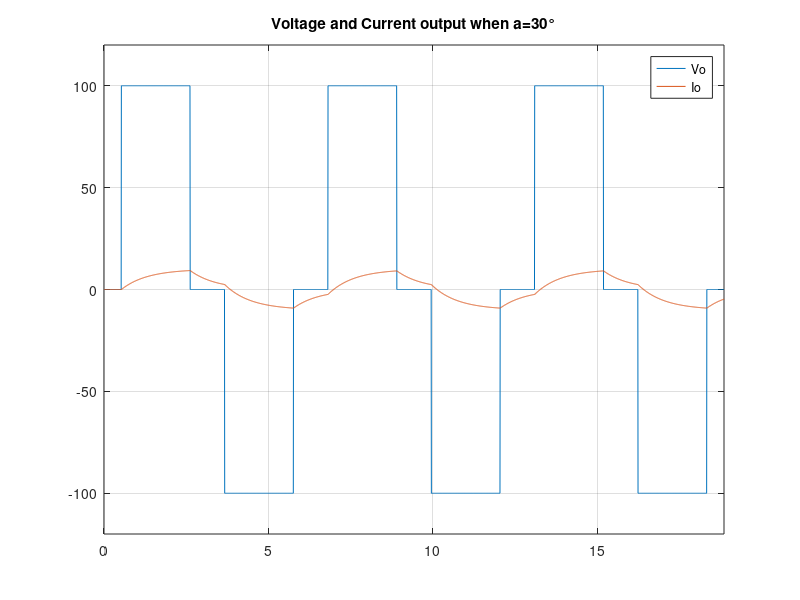
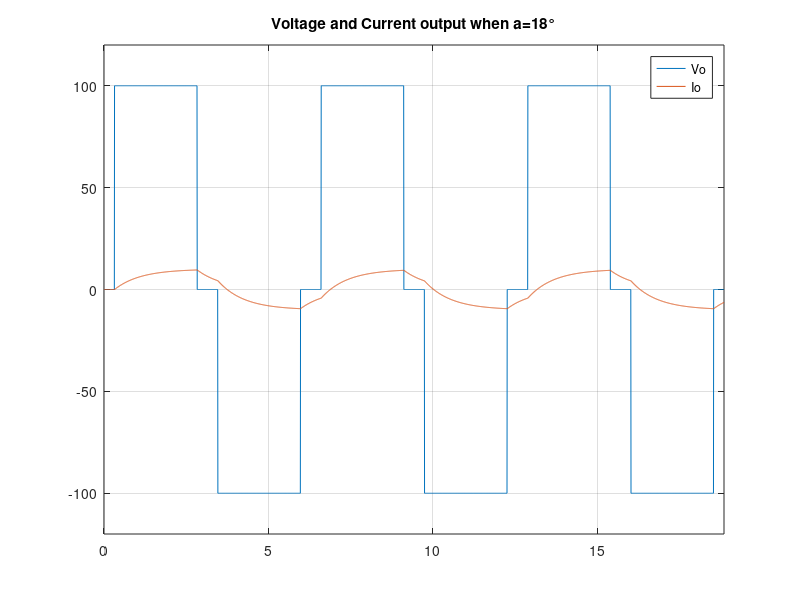
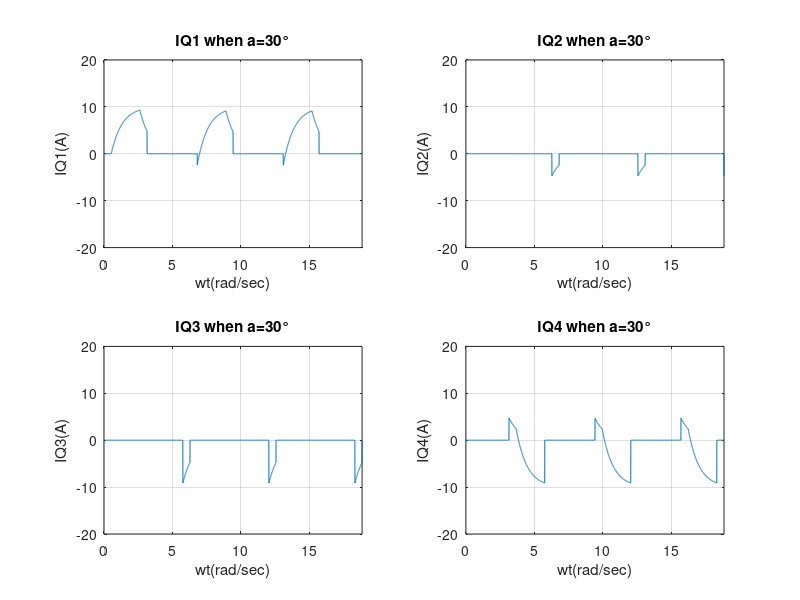
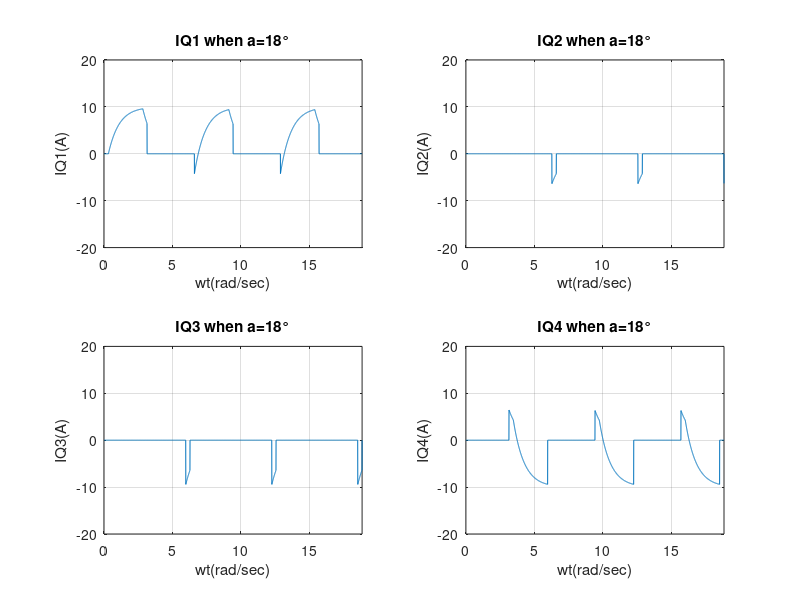

The MATLAB script that drew these images, in order:
clear all;
close all;

%% ---------- 1 -------------
%%1.A%%

Vdc = 100;
R = 10;
L = 0.025;
f = 50;
a1 = 30*pi/180;
a2 = 18*pi/180;
T = 1/f;
w = 2*pi*f;
dt = 2*(10^(-5));

%Initialization of Currents
IQ1 = zeros(1,3001);
IQ2 = zeros(1,3001);
IQ3 = zeros(1,3001);
IQ4 = zeros(1,3001);


%Systems parameters
A_1 = -R/L;
B_1 = 1/L;
C_1 = 1;
D_1 = 0;

%System
sys_1 = ss(A_1,B_1,C_1,D_1);

%Discrete system
sys_1_dis= c2d(sys_1,dt);

k=1;
%Square pulse construction when a=30 degrees
for wt_1 = 0:dt*2*pi*f:6*pi
    wt = mod(wt_1,2*pi);
    if(wt <= a1)
        v1(k) = 0;
    elseif (wt <= pi - a1)
        v1(k) = Vdc;
    elseif (wt <= pi + a1)
        v1(k) = 0;
    elseif (wt <= 2*pi -a1)
        v1(k) =  -Vdc;
    else 
        v(k) = 0;
    end;
    k=k+1;
end;

k=1;
%Square pulse construction when a=18 degrees
for wt_1 = 0:dt*2*pi*f:6*pi
    wt = mod(wt_1,2*pi);
    if(wt <= a2)
        v2(k) = 0;
    elseif (wt <= pi - a2)
        v2(k) = Vdc;
    elseif (wt <= pi + a2)
        v2(k) = 0;
    elseif (wt <= 2*pi -a2)
        v2(k) =  -Vdc;
    else 
        v2(k) = 0;
    end;
    k=k+1;
end;



%Current when a = 30
I_L1(1) = 0;
%Current when a = 18
I_L2(1) = 0;


for k = 1:1:3000
I_L1(k+1) = sys_1_dis.A*I_L1(k) + sys_1_dis.B*v1(k);
I_L2(k+1) = sys_1_dis.A*I_L2(k) + sys_1_dis.B*v2(k);
end;


wt_1 = 0:dt*2*pi*f:6*pi;
figure();
plot(wt_1,v1);
axis([0 6*pi -120 120]);
title('Voltage and Current output when a=30°')
grid on;
hold on; 
plot(wt_1,I_L1);
legend('Vo','Io');
hold off;


wt_1 = 0:dt*2*pi*f:6*pi;
figure();
plot(wt_1,v2);
axis([0 6*pi -120 120]);
title('Voltage and Current output when a=18°')
grid on;
hold on; 
plot(wt_1,I_L2);
legend('Vo','Io');
hold off;

k=1;

%========= For a=30 ===========%

%%Current calculation
for wt_1 = 0:dt*2*pi*f:6*pi
wt = mod(wt_1,2*pi);

if (wt<=a1)
    IQ2(k) = I_L1(k);
elseif (wt<=pi)
    IQ1(k) = I_L1(k);
elseif (wt<=2*pi-a1)
    IQ4(k) = I_L1(k);
else 
    IQ3(k) = I_L1(k);
end;
k = k+1;
end;

figure;

wt_1 = 0:dt*2*pi*f:6*pi;
subplot(2,2,1);
plot(wt_1,IQ1);
axis([0 6*pi -20 20]);
title('IQ1 when a=30°');
xlabel('wt(rad/sec)');
ylabel('IQ1(A)');
grid on;

subplot(2,2,2);
plot(wt_1,IQ2);
axis([0 6*pi -20 20]);
title('IQ2 when a=30°');
xlabel('wt(rad/sec)');
ylabel('IQ2(A)');
grid on;

subplot(2,2,3);
plot(wt_1,IQ3);
axis([0 6*pi -20 20]);
title('IQ3 when a=30°');
xlabel('wt(rad/sec)');
ylabel('IQ3(A)');
grid on;

subplot(2,2,4);
plot(wt_1,IQ4);
axis([0 6*pi -20 20]);
title('IQ4 when a=30°');
xlabel('wt(rad/sec)');
ylabel('IQ4(A)');
grid on;


%========================%
%Initialization of Currents
IQ1 = zeros(1,3001);
IQ2 = zeros(1,3001);
IQ3 = zeros(1,3001);
IQ4 = zeros(1,3001);


%Current when a = 30
I_L1(1) = 0;
%Current when a = 18
I_L2(1) = 0;

k=1;
for k = 1:1:3000
I_L1(k+1) = sys_1_dis.A*I_L1(k) + sys_1_dis.B*v1(k);
I_L2(k+1) = sys_1_dis.A*I_L2(k) + sys_1_dis.B*v2(k);
end;

%=========== For  a=18 ============%

k=1;
%%Current calculation
for wt_1 = 0:dt*2*pi*f:6*pi
wt = mod(wt_1,2*pi);

if (wt<=a2)
    IQ2(k) = I_L2(k);
elseif (wt<=pi)
    IQ1(k) = I_L2(k);
elseif (wt<=2*pi-a2)
    IQ4(k) = I_L2(k);
else
    IQ3(k) = I_L2(k);
end;
k = k+1;
end;

figure;

wt_1 = 0:dt*2*pi*f:6*pi;
subplot(2,2,1);
plot(wt_1,IQ1);
axis([0 6*pi -20 20]);
title('IQ1 when a=18°');
xlabel('wt(rad/sec)');
ylabel('IQ1(A)');
grid on;

subplot(2,2,2);
plot(wt_1,IQ2);
axis([0 6*pi -20 20]);
title('IQ2 when a=18°');
xlabel('wt(rad/sec)');
ylabel('IQ2(A)');
grid on;

subplot(2,2,3);
plot(wt_1,IQ3);
axis([0 6*pi -20 20]);
title('IQ3 when a=18°');
xlabel('wt(rad/sec)');
ylabel('IQ3(A)');
grid on;

subplot(2,2,4);
plot(wt_1,IQ4);
axis([0 6*pi -20 20]);
title('IQ4 when a=18°');
xlabel('wt(rad/sec)');
ylabel('IQ4(A)');
grid on;


%================= 1.B Fourier Transform ==============%



 NFFT = 3000;
 Fs = 50000;
 V1 = fft(v1,NFFT)/3000; 
 I1 = fft(I_L1,NFFT)/3000;
 V2 = fft(v2,NFFT)/3000; 
 I2 = fft(I_L2,NFFT)/3000; 
 f = Fs/2*linspace(0,1,NFFT/2+1);

figure;
stem(f,2*abs(V1(1:NFFT/2+1)))
title('Voltage Harmonics (V1)')
xlabel('Frequency (Hz)')
ylabel('Voltage(V)')

figure;
stem(f,2*abs(V2(1:NFFT/2+1)))
title('Voltage Harmonics (V2)')
xlabel('Frequency (Hz)')
ylabel('Voltage(V)')


%================ Active Power Calculation ===============%

p1=0;
p2=0;

%Instant Active Power
k=0;
for k = 1:1:3001
    P1(k)= v1(k)*I_L1(k);  
    P2(k)= v2(k)*I_L2(k);
end

figure;
plot(wt_1,P1)
title('P1(t)');
xlabel('wt(rad/sec)')
ylabel('instant power (W)')

figure;
plot(wt_1,P2)
title('P2(t)');
xlabel('wt(rad/sec)')
ylabel('instant power (W)')

%Active Power 

for k = 1:1:3001
    p1= P1(k)+ p1;
    p2= P2(k)+ p2;
    
end

p1 = p1/3001
p2 = p2/3001

%===== RMS values calculation for Power Factor Calculation =======%

%Initialization

k=0;
V1_num=0;
V2_num=0;
I1_num=0;
I2_num=0;

for k= 1:1:3000
    V1_num = ((rms(V1(k))^2))+V1_num;
    V2_num = ((rms(V2(k))^2))+V2_num;
    I1_num = ((rms(I1(k))^2))+I1_num;
    I2_num = ((rms(I2(k))^2))+I2_num;
end

V1_rms=sqrt(V1_num);
V2_rms=sqrt(V2_num);
I1_rms=sqrt(I1_num);
I2_rms=sqrt(I2_num);

s1=V1_rms*I1_rms
s2=V2_rms*I2_rms

%Power Factor
PF_1= p1/s1
PF_2= p2/s2




